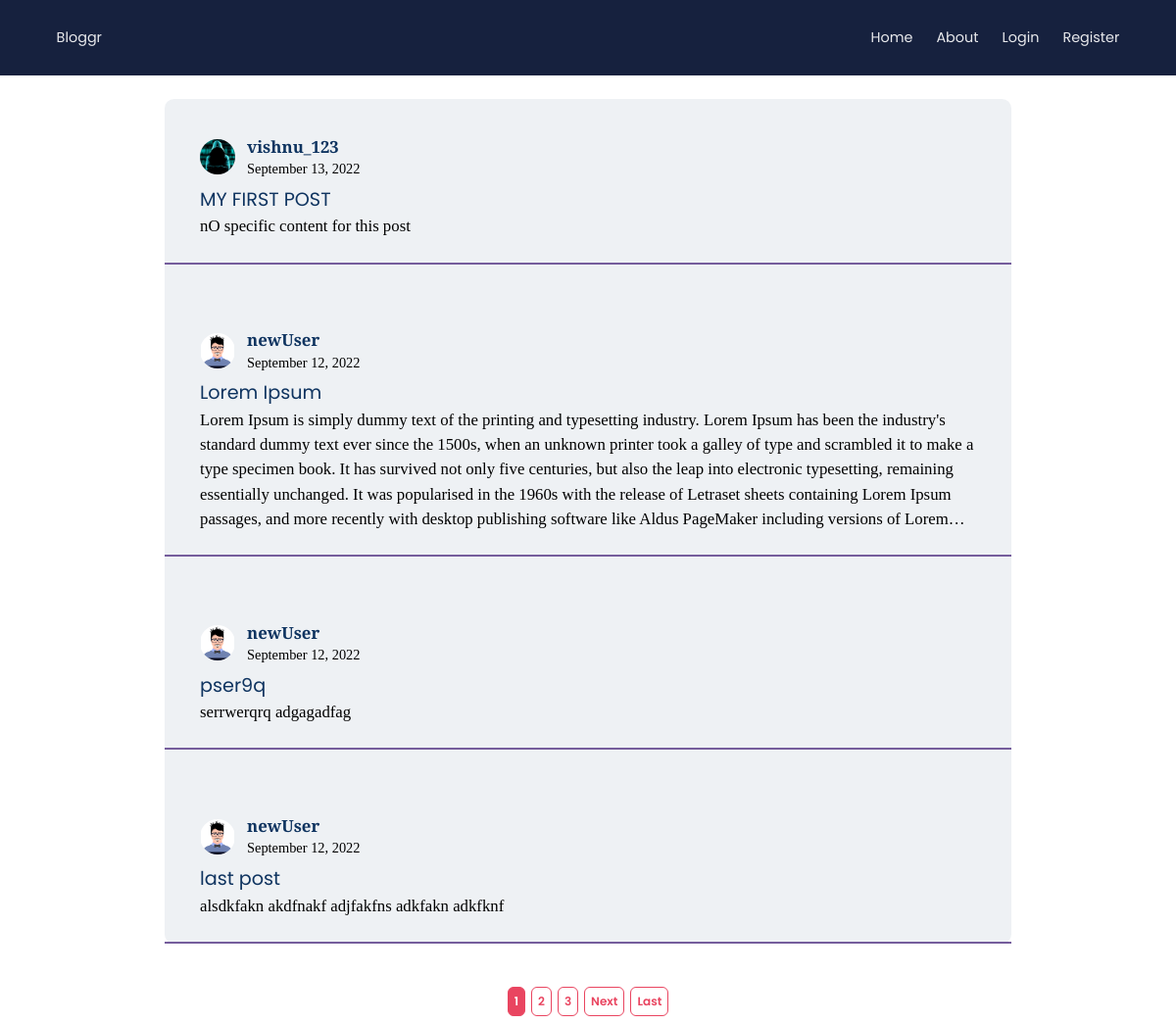
The page / on the database its author committed.
### blog/models.py (models this page shows, shortened)
class Post(models.Model):
    title = models.CharField(max_length=100)
    content = models.TextField()
    date_posted = models.DateTimeField(default=timezone.now)
    author = models.ForeignKey(User, on_delete=models.CASCADE)

### users/models.py (models this page shows, shortened)
class Profile(models.Model):
    user = models.OneToOneField(User, on_delete=models.CASCADE)
    image = models.ImageField(default="default.png", upload_to="profile_pics")

### blog/views.py (the view)
# urls.py: path("", views.PostListView.as_view(), name="blog-home"),
class PostListView(ListView):
    model = Post
    template_name = "blog/home.html"
    context_object_name = "posts"
    ordering = ["-date_posted"]
    paginate_by = 4

### blog/templates/blog/home.html (shortened to what this page needs)
{% extends "blog/base.html" %}
{% block content %}
<section class="home-page">
  <div class="posts">
    {% for post in posts %}
    <div class="post">
      <div class="post__details">
          <img
            class="post__author-img"
            src="{{ post.author.profile.image.url }}"
            alt="profile"
          />
        <p class="post__info">
          <a class="post__author-name" href="{% url 'user-posts' post.author.username %}">{{ post.author }}</a>
          <small class="post__date">{{ post.date_posted|date:"F d, Y" }}</small>
        </p>
      </div>
      <h3 class="post__title">
        <a href="{% url 'post-detail' post.id %}"> {{ post.title }} </a>
      </h3>
      <p class="post__content">{{ post.content }}</p>
    </div>
    {% endfor %}
  </div>
  <div class="pagination">
    <div class="pagination__items">
      {% if is_paginated %}
      <div class="pagination__item">
        {% for num in page_obj.paginator.page_range %}
              {% if page_obj.number == num %}
                <a class="active" href="?page={{ num }}">{{ num }}</a>
              {% elif num > page_obj.number|add:'-3' and num < page_obj.number|add:'3' %}
                <a class="" href="?page={{ num }}">{{ num }}</a>
              {% endif %}
        {% endfor %}
        {% if page_obj.has_next %}
              <a href="?page={{ page_obj.next_page_number }}">Next</a>
              <a href="?page={{ page_obj.paginator.num_pages }}">Last</a>
        {% endif %}
      {% endif %}
      </div>
    </div>
  </div>
</section>
{% endblock content %}

### static/css/main.css (style rules this page uses)
:root { --color-primary: #16213e; --color-secondary: #0f3460; --color-secondary-light: ##e7ebef; --color-secondary-xtra-light: #eef1f4; --color-teritiary: #533483; --color-teritiary-light:#755d9c; --color-teritiary-xtra-light: #cbc2da; --color-pink: #e94560; --color-pink-light: #f07d90; --text-color-dark: var(--color-primary); --text-color-light: #e8e9ec; --font-family-heading: "Poppins", sans-serif; --font-family-paragraph: "Source Serif Pro", serif; --nav-height: 6.4rem; --footer-height: 2.4rem; --list-gap: 2rem; --paddingX-lg: 4.8rem; --paddingX-sm: 3.2rem; --shadow-md: 0 4px 6px -1px rgb(0 0 0 / 0.1), 0 2px 4px -2px rgb(0 0 0 / 0.1); --shadow-lg: 0 10px 15px -3px rgb(0 0 0 / 0.1), 0 4px 6px -4px rgb(0 0 0 / 0.1); }
*, *::after, *::before { margin: 0; padding: 0; box-sizing: inherit; }
@media (max-width: 106.25em) { html { font-size: 75%; } }
body { box-sizing: border-box; min-height: 100vh; text-rendering: optimizeSpeed; font-size: 1.6rem; line-height: 1.5; font-family: var(--font-family-paragraph); }
body h1, body h2, body h3, body h4, body h5 { font-family: var(--font-family-heading); }
a { text-decoration: none; color: inherit; }
img, picture { max-width: 100%; display: block; object-fit: contain; }
.home-page { position: relative; padding-bottom: 4.8rem; display: flex; flex-direction: column; align-items: center; justify-content: space-between; z-index: 1; }
.posts { border-radius: 0.8rem; background-color: var(--color-secondary-xtra-light); display: flex; flex-direction: column; align-items: flex-start; gap: 2.4rem; min-width: 32rem; max-width: 72rem; }
.pagination { border-radius: 1.2rem; padding-top: 1rem; width: 90%; display: flex; align-items: flex-start; justify-content: center; background-color: #fff; height: 4.2rem; position: fixed; bottom: 0; left: 50%; transform: translateX(-50%); z-index: 2; }
.post { padding: 2rem 3rem; width: 100%; max-height: 30rem; overflow: hidden; text-overflow: ellipsis; border-bottom: 2px solid var(--color-teritiary-light); }
.post__details { margin-top: 1rem; display: flex; flex-direction: row; align-items: center; justify-content: center; gap: 1rem; justify-content: flex-start; }
.post__author-name { color: var(--color-secondary); font-size: 1.4rem; transition: all 0.3s ease-in; font-weight: 600; }
.post__author-img { width: 3rem; height: 3rem; border-radius: 50%; }
.post__content { position: relative; font-size: 1.4rem; display: -webkit-box; -webkit-line-clamp: 5; -webkit-box-orient: vertical; overflow: hidden; text-overflow: ellipsis; }
.post__info { display: flex; flex-direction: column; align-items: center; justify-content: center; gap: 0rem; align-items: flex-start; }
.post__title { margin-top: 0.5rem; color: var(--color-secondary); }
.post__date { font-size: 1.2rem; }
.pagination__item { display: flex; flex-direction: row; align-items: center; justify-content: center; gap: 0.5rem; }
.pagination__item a:link, .pagination__item a:visited { padding: 0.5rem; font-size: 1rem; width: fit-content; height: 2.5rem; font-family: var(--font-family-heading); font-weight: 600; color: var(--color-pink); display: flex; flex-direction: row; align-items: center; justify-content: center; gap: var(--list-gap); border-radius: 0.5rem; border: 1px solid var(--color-pink); }
.pagination__item a:link.active, .pagination__item a:visited.active { background-color: var(--color-pink); color: #fff; }

### rows shown on the page
Post: author.profile.image (placeholder picture), author "vishnu_123", date_posted "September 13, 2022", title "MY FIRST POST", content "nO specific content for this post"
Post: author.profile.image (placeholder picture), author "newUser", date_posted "September 12, 2022", title "Lorem Ipsum", content "Lorem Ipsum is simply dummy text of the printing and typesetting industry. Lorem Ipsum has been the industry's standard dummy text ever since the 1500s, when an unknown printer took a galley of type and scrambled it to make a type specimen book. It has survived not only five centuries, but also the leap into electronic typesetting, remaining essentially unchanged. It was popularised in the 1960s with the release of Letraset sheets containing Lorem Ipsum passages, and more recently with desktop publishing software like Aldus PageMaker including versions of…"
Post: author.profile.image (placeholder picture), author "newUser", date_posted "September 12, 2022", title "pser9q", content "serrwerqrq adgagadfag"
Post: author.profile.image (placeholder picture), author "newUser", date_posted "September 12, 2022", title "last post", content "alsdkfakn akdfnakf adjfakfns adkfakn adkfknf"

### other values the page prints
{{ num }} "1"
{{ num }} "2" "3"
